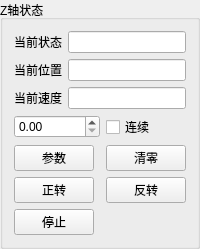
       <widget class="QGroupBox" name="groupBox_6">
        <property name="title">
         <string>Z轴状态</string>
        </property>
        <layout class="QGridLayout" name="gridLayout_5">
         <item row="0" column="0">
          <widget class="QLabel" name="label_24">
           <property name="sizePolicy">
            <sizepolicy hsizetype="Fixed" vsizetype="Fixed">
             <horstretch>0</horstretch>
             <verstretch>0</verstretch>
            </sizepolicy>
           </property>
           <property name="text">
            <string>当前状态</string>
           </property>
          </widget>
         </item>
         <item row="0" column="1" colspan="2">
          <widget class="QLineEdit" name="ZStateLineEdit"/>
         </item>
         <item row="1" column="0">
          <widget class="QLabel" name="label_23">
           <property name="sizePolicy">
            <sizepolicy hsizetype="Fixed" vsizetype="Fixed">
             <horstretch>0</horstretch>
             <verstretch>0</verstretch>
            </sizepolicy>
           </property>
           <property name="text">
            <string>当前位置</string>
           </property>
          </widget>
         </item>
         <item row="1" column="1" colspan="2">
          <widget class="QLineEdit" name="ZLocateLineEdit"/>
         </item>
         <item row="2" column="0">
          <widget class="QLabel" name="label_25">
           <property name="sizePolicy">
            <sizepolicy hsizetype="Fixed" vsizetype="Fixed">
             <horstretch>0</horstretch>
             <verstretch>0</verstretch>
            </sizepolicy>
           </property>
           <property name="text">
            <string>当前速度</string>
           </property>
          </widget>
         </item>
         <item row="2" column="1" colspan="2">
          <widget class="QLineEdit" name="ZSpeeLineEdit"/>
         </item>
         <item row="3" column="0" colspan="2">
          <widget class="QDoubleSpinBox" name="doubleSpinBox_8">
           <property name="sizePolicy">
            <sizepolicy hsizetype="Expanding" vsizetype="Fixed">
             <horstretch>0</horstretch>
             <verstretch>0</verstretch>
            </sizepolicy>
           </property>
          </widget>
         </item>
         <item row="3" column="2">
          <widget class="QCheckBox" name="checkBox_8">
           <property name="sizePolicy">
            <sizepolicy hsizetype="Fixed" vsizetype="Fixed">
             <horstretch>0</horstretch>
             <verstretch>0</verstretch>
            </sizepolicy>
           </property>
           <property name="text">
            <string>连续</string>
           </property>
          </widget>
         </item>
         <item row="4" column="0" colspan="2">
          <widget class="QPushButton" name="ZParaBtn">
           <property name="sizePolicy">
            <sizepolicy hsizetype="Fixed" vsizetype="Fixed">
             <horstretch>0</horstretch>
             <verstretch>0</verstretch>
            </sizepolicy>
           </property>
           <property name="text">
            <string>参数</string>
           </property>
          </widget>
         </item>
         <item row="4" column="2">
          <widget class="QPushButton" name="ZClearBtn">
           <property name="sizePolicy">
            <sizepolicy hsizetype="Fixed" vsizetype="Fixed">
             <horstretch>0</horstretch>
             <verstretch>0</verstretch>
            </sizepolicy>
           </property>
           <property name="text">
            <string>清零</string>
           </property>
          </widget>
         </item>
         <item row="5" column="0" colspan="2">
          <widget class="QPushButton" name="ZNormalBtn">
           <property name="sizePolicy">
            <sizepolicy hsizetype="Fixed" vsizetype="Fixed">
             <horstretch>0</horstretch>
             <verstretch>0</verstretch>
            </sizepolicy>
           </property>
           <property name="text">
            <string>正转</string>
           </property>
          </widget>
         </item>
         <item row="5" column="2">
          <widget class="QPushButton" name="ZReverseBtn">
           <property name="sizePolicy">
            <sizepolicy hsizetype="Fixed" vsizetype="Fixed">
             <horstretch>0</horstretch>
             <verstretch>0</verstretch>
            </sizepolicy>
           </property>
           <property name="text">
            <string>反转</string>
           </property>
          </widget>
         </item>
         <item row="6" column="0" colspan="2">
          <widget class="QPushButton" name="ZStopBtn">
           <property name="sizePolicy">
            <sizepolicy hsizetype="Fixed" vsizetype="Fixed">
             <horstretch>0</horstretch>
             <verstretch>0</verstretch>
            </sizepolicy>
           </property>
           <property name="text">
            <string>停止</string>
           </property>
          </widget>
         </item>
        </layout>
       </widget>
